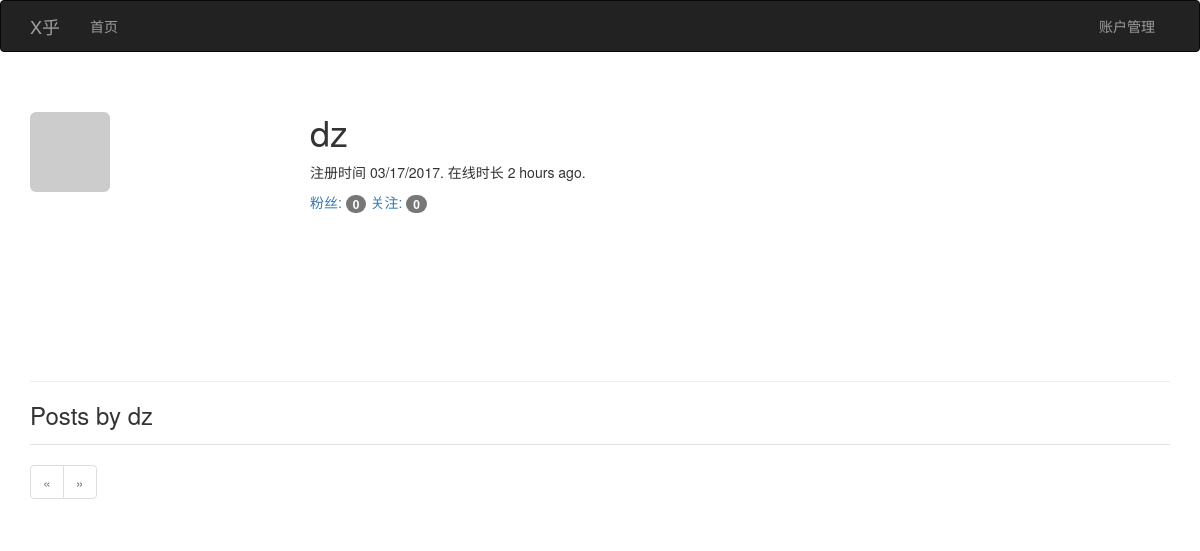
Screenshot of /user/dz with the database file from the repository.
### app/models.py (models this page shows, shortened)
class User(UserMixin, db.Model):
    __tablename__ = 'users'
    id = db.Column(db.Integer, primary_key = True)
    email = db.Column(db.String(64), unique = True, index = True)
    name = db.Column(db.String(64))
    username = db.Column(db.String(64), unique = True, index = True)
    location = db.Column(db.String(64))
    about_me = db.Column(db.Text())
    member_since = db.Column(db.DateTime(), default = datetime.utcnow)
    last_seen = db.Column(db.DateTime(), default = datetime.utcnow)
    role_id = db.Column(db.Integer, db.ForeignKey('roles.id'))
    password_hash = db.Column(db.String(128))
    confirmed = db.Column(db.Boolean, default = False)
    avatar_hash = db.Column(db.String(32))
    posts = db.relationship('Post', backref = 'author', lazy = 'dynamic')
    followed = db.relationship('Follow',
                               foreign_keys = [Follow.follower_id],
                               backref = db.backref('follower', lazy = 'joined'),
                               lazy = 'dynamic',
                               cascade = 'all, delete-orphan')
    followers = db.relationship('Follow',
                                foreign_keys = [Follow.followed_id],
                                backref = db.backref('followed', lazy = 'joined'),
                                lazy = 'dynamic',
                                cascade = 'all, delete-orphan')
    comments = db.relationship('Comment', backref = 'author', lazy = 'dynamic')
    events = db.relationship('Event', backref = 'sponsor', lazy = 'dynamic')
    @property
    def password(self):
        raise AttributeError('password is not a readable attribute')
    def gravatar(self, size = 100, default = 'identicon', rating = 'g'):
        if request.is_secure:
            url = 'https://secure.gravatar.com/avatar'
        else:
            url = 'http://www.gravatar.com/avatar'
        hash = self.avatar_hash or hashlib.md5(self.email.encode('utf-8')).hexdigest()
        return '{url}/{hash}?s={size}&d={default}%r={rating}'.format(url = url,
                                                                     hash = hash,
                                                                     size = size,
                                                                     default = default,
                                                                     rating = rating)

### app/main/views.py (the view)
@main.route('/user/<username>')
def user(username):
    user = User.query.filter_by(username = username).first()
    if not user:
        abort(404)
    page = request.args.get('page', 1, type = int)
    pagination = user.posts.order_by(Post.timestamp.desc()).paginate(page,
                                                                     per_page= current_app.config['FLASKY_PER_PAGE'],
                                                                     error_out= False)
    posts = pagination.items
    return render_template('user.html', user = user, posts = posts, pagination = pagination)

### app/auth/views.py (called while the page is built)
@auth.before_app_request
def before_request():
    if current_user.is_authenticated:
        current_user.ping()
        if not current_user.confirmed \
                and request.endpoint[:5] != 'auth.':
            flash('You have not confirmed your account yet')
            return redirect(url_for('auth.unconfirmed'))

### app/main/__init__.py (called while the page is built)
@main.app_context_processor
def inject_permissions():
    return dict(Permission = Permission)

### app/models.py (called while the page is built)
    def can(self, permissions):
        return False

    def is_administrator(self):
        return False

### app/templates/user.html (shortened to what this page needs)
{% extends 'base.html' %}
{% import '_macros.html' as macro %}
{% block page_content %}
<div class = "page-header">
    <img class="img-rounded profile-thumbnail" src="{{ user.gravatar(size=256)}}">
    <div class="profile-header">
        <h1>{{ user.username }}</h1>
        <p>
            注册时间 {{ moment(user.member_since).format('L')}}.
            在线时长 {{ moment(user.last_seen).fromNow()}}.
        </p>
        <a href="{{ url_for('.followers', username = user.username)}}">
            粉丝: <span class="badge">{{ user.followers.count() - 1 }}</span>
        </a>
        <a href="{{ url_for('.followed_by', username = user.username)}}">
            关注: <span class="badge">{{ user.followed.count() - 1}}</span>
        </a>
    </div>
</div>
<h3>Posts by {{ user.username }}</h3>
{% include '_posts.html' %}
{% if pagination %}
{{ macro.pagination_widget(pagination, '.user', username = user.username)}}
{% endif %}
{% endblock %}

### app/static/styles.css (style rules this page uses)
.profile-thumbnail { position : absolute; }
.profile-header { min-height : 260px; margin-left : 280px; }

### rows the page displays
User: username "dz", member_since "03/17/2017", last_seen "2 hours ago"

### other values shown
{{ user.followers.count() - 1 }} "0"
{{ user.followed.count() - 1 }} "0"
